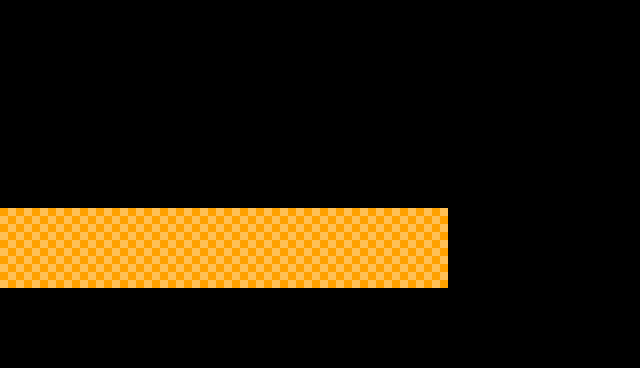

A 2D game scene composited from a Tiled map and its tileset images. What follows is a short description and the map's XML, with every tile layer's data as written:
An orthogonal 40x23 tile map with 16x16 px tiles, 1 tile layer (ground), 2 tilesets.

<map version="1.10" tiledversion="1.11.2" orientation="orthogonal" renderorder="right-down" width="40" height="23" tilewidth="16" tileheight="16" infinite="0" nextlayerid="2" nextobjectid="1">
 <editorsettings>
  <export target="../Beta.lua" format="lua" />
 </editorsettings>
 <tileset firstgid="1" name="texture" tilewidth="16" tileheight="16" tilecount="1" columns="0">
  <image source="../../ASSETS/texture.png" width="15" height="15" />
 </tileset>
 <tileset firstgid="2" name="HHHH" tilewidth="16" tileheight="16" tilecount="1" columns="1">
  <image source="../../ASSETS/HHHH.png" width="16" height="16" />
 </tileset>
 <layer id="1" name="ground" width="40" height="23">
  <data encoding="csv">
0,0,0,0,0,0,0,0,0,0,0,0,0,0,0,0,0,0,0,0,0,0,0,0,0,0,0,0,0,0,0,0,0,0,0,0,0,0,0,0,
0,0,0,0,0,0,0,0,0,0,0,0,0,0,0,0,0,0,0,0,0,0,0,0,0,0,0,0,0,0,0,0,0,0,0,0,0,0,0,0,
0,0,0,0,0,0,0,0,0,0,0,0,0,0,0,0,0,0,0,0,0,0,0,0,0,0,0,0,0,0,0,0,0,0,0,0,0,0,0,0,
0,0,0,0,0,0,0,0,0,0,0,0,0,0,0,0,0,0,0,0,0,0,0,0,0,0,0,0,0,0,0,0,0,0,0,0,0,0,0,0,
0,0,0,0,0,0,0,0,0,0,0,0,0,0,0,0,0,0,0,0,0,0,0,0,0,0,0,0,0,0,0,0,0,0,0,0,0,0,0,0,
0,0,0,0,0,0,0,0,0,0,0,0,0,0,0,0,0,0,0,0,0,0,0,0,0,0,0,0,0,0,0,0,0,0,0,0,0,0,0,0,
0,0,0,0,0,0,0,0,0,0,0,0,0,0,0,0,0,0,0,0,0,0,0,0,0,0,0,0,0,0,0,0,0,0,0,0,0,0,0,0,
0,0,0,0,0,0,0,0,0,0,0,0,0,0,0,0,0,0,0,0,0,0,0,0,0,0,0,0,0,0,0,0,0,0,0,0,0,0,0,0,
0,0,0,0,0,0,0,0,0,0,0,0,0,0,0,0,0,0,0,0,0,0,0,0,0,0,0,0,0,0,0,0,0,0,0,0,0,0,0,0,
0,0,0,0,0,0,0,0,0,0,0,0,0,0,0,0,0,0,0,0,0,0,0,0,0,0,0,0,0,0,0,0,0,0,0,0,0,0,0,0,
0,0,0,0,0,0,0,0,0,0,0,0,0,0,0,0,0,0,0,0,0,0,0,0,0,0,0,0,0,0,0,0,0,0,0,0,0,0,0,0,
0,0,0,0,0,0,0,0,0,0,0,0,0,0,0,0,0,0,0,0,0,0,0,0,0,0,0,0,0,0,0,0,0,0,0,0,0,0,0,0,
0,0,0,0,0,0,0,0,0,0,0,0,0,0,0,0,0,0,0,0,0,0,0,0,0,0,0,0,0,0,0,0,0,0,0,0,0,0,0,0,
2,2,2,2,2,2,2,2,2,2,2,2,2,2,2,2,2,2,2,2,2,2,2,2,2,2,2,2,0,0,0,0,0,0,0,0,0,0,0,0,
2,2,2,2,2,2,2,2,2,2,2,2,2,2,2,2,2,2,2,2,2,2,2,2,2,2,2,2,0,0,0,0,0,0,0,0,0,0,0,0,
2,2,2,2,2,2,2,2,2,2,2,2,2,2,2,2,2,2,2,2,2,2,2,2,2,2,2,2,0,0,0,0,0,0,0,0,0,0,0,0,
2,2,2,2,2,2,2,2,2,2,2,2,2,2,2,2,2,2,2,2,2,2,2,2,2,2,2,2,0,0,0,0,0,0,0,0,0,0,0,0,
2,2,2,2,2,2,2,2,2,2,2,2,2,2,2,2,2,2,2,2,2,2,2,2,2,2,2,2,0,0,0,0,0,0,0,0,0,0,0,0,
0,0,0,0,0,0,0,0,0,0,0,0,0,0,0,0,0,0,0,0,0,0,0,0,0,0,0,0,0,0,0,0,0,0,0,0,0,0,0,0,
0,0,0,0,0,0,0,0,0,0,0,0,0,0,0,0,0,0,0,0,0,0,0,0,0,0,0,0,0,0,0,0,0,0,0,0,0,0,0,0,
0,0,0,0,0,0,0,0,0,0,0,0,0,0,0,0,0,0,0,0,0,0,0,0,0,0,0,0,0,0,0,0,0,0,0,0,0,0,0,0,
0,0,0,0,0,0,0,0,0,0,0,0,0,0,0,0,0,0,0,0,0,0,0,0,0,0,0,0,0,0,0,0,0,0,0,0,0,0,0,0,
0,0,0,0,0,0,0,0,0,0,0,0,0,0,0,0,0,0,0,0,0,0,0,0,0,0,0,0,0,0,0,0,0,0,0,0,0,0,0,0
</data>
 </layer>
</map>
